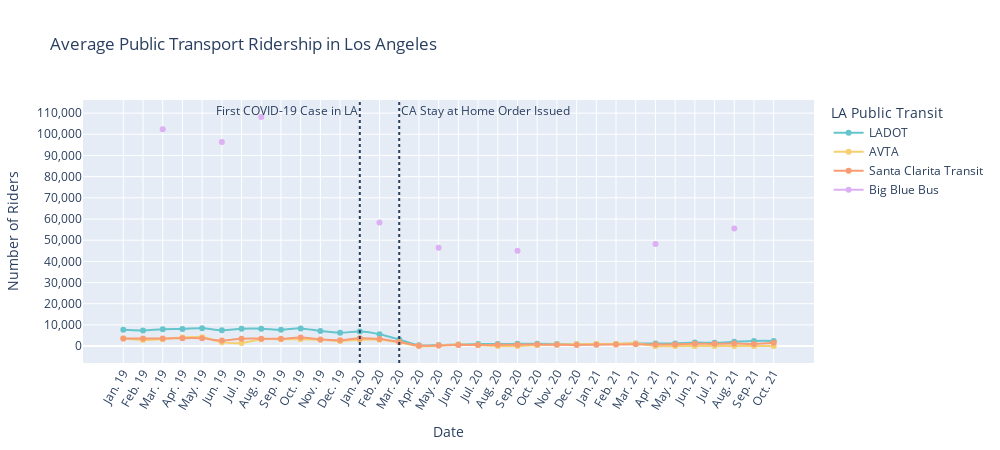

This figure's notebook cell:
### Code cell
fig5 = px.line(avgs, 
              labels={
                     "value": "Number of Riders",
                     "date": "Date",
                  "variable" : "LA Public Transit"}, 
              title="Average Public Transport Ridership in Los Angeles", 
              x="date", 
              y=["LADOT", "AVTA", "Santa Clarita Transit", "Big Blue Bus"], markers=True, line_shape="spline",
              color_discrete_sequence=px.colors.qualitative.Pastel,
              width=1000, height=450)

#fig5.update(layout={"title": {"x": 0.28, "y": 0.8}})
fig5.update_xaxes(tickangle=300)
fig5.add_vline(x=12, line_dash="dot", annotation_text="First COVID-19 Case in LA", annotation_position="top left")
fig5.add_vline(x=14, line_dash="dot", annotation_text="CA Stay at Home Order Issued", annotation_position="top right")
#fig.add_vline(x="Jan-2020", line_dash="dash", annotation_text="First Case of COVID-19 in USA", annotation_position="top right")

fig5.update_yaxes(nticks=20)
fig5.update_layout(yaxis_tickformat = ',')
#fig.update_yaxes(tickvals=["0", "2,000", "4,000", "6,000", "8,000", "10,000", "12,000", "14,000", "16,000", "18,000", "20,000"])
#fig.update_layout(hovermode="x")

config = {'responsive': True}

fig5.show()

### Figure 1 — Plotly figure (JSON) as saved in the notebook; plotly's stock layout.template omitted (floating-point values rounded to 4 significant figures)
{"data": [{"hovertemplate": "LA Public Transit=LADOT<br>Date=%{x}<br>Number of Riders=%{y}<extra></extra>", "legendgroup": "LADOT", "line": {"color": "rgb(102, 197, 204)", "dash": "solid", "shape": "spline"}, "marker": {"symbol": "circle"}, "mode": "markers+lines", "name": "LADOT", "orientation": "v", "showlegend": true, "type": "scatter", "x": ["Jan. 19", "Feb. 19", "Mar. 19", "Apr. 19", "May. 19", "Jun. 19", "Jul. 19", "Aug. 19", "Sep. 19", "Oct. 19", "Nov. 19", "Dec. 19", "Jan. 20", "Feb. 20", "Mar. 20", "Apr. 20", "May. 20", "Jun. 20", "Jul. 20", "Aug. 20", "Sep. 20", "Oct. 20", "Nov. 20", "Dec. 20", "Jan. 21", "Feb. 21", "Mar. 21", "Apr. 21", "May. 21", "Jun. 21", "Jul. 21", "Aug. 21", "Sep. 21", "Oct. 21"], "xaxis": "x", "y": [7675, 7396.0, 7976, 8114.0, 8465.0, 7498.0, 8184.0, 8246.0, 7701.0, 8367.0, 7112.0, 6335.0, 6846, 5584.0, 3077.0, 405, 484, 786.3, 944, 955.3, 1068, 1140.0, 1045.0, 819, 844.3, 950.3, 1227, 1256.0, 1251.0, 1674, 1601.0, 2045.0, 2440.0, 2459.0], "yaxis": "y"}, {"hovertemplate": "LA Public Transit=AVTA<br>Date=%{x}<br>Number of Riders=%{y}<extra></extra>", "legendgroup": "AVTA", "line": {"color": "rgb(246, 207, 113)", "dash": "solid", "shape": "spline"}, "marker": {"symbol": "circle"}, "mode": "markers+lines", "name": "AVTA", "orientation": "v", "showlegend": true, "type": "scatter", "x": ["Jan. 19", "Feb. 19", "Mar. 19", "Apr. 19", "May. 19", "Jun. 19", "Jul. 19", "Aug. 19", "Sep. 19", "Oct. 19", "Nov. 19", "Dec. 19", "Jan. 20", "Feb. 20", "Mar. 20", "Apr. 20", "May. 20", "Jun. 20", "Jul. 20", "Aug. 20", "Sep. 20", "Oct. 20", "Nov. 20", "Dec. 20", "Jan. 21", "Feb. 21", "Mar. 21", "Apr. 21", "May. 21", "Jun. 21", "Jul. 21", "Aug. 21", "Sep. 21", "Oct. 21"], "xaxis": "x", "y": [3600, 2930, 3289, 4070, 4206, 1876, 1482, 3261, 3209, 3285, 2990, 2388, 3005, 2991, 1762, 0, 230, 780, 468, 0, 0, 473, 760, 866, 954, 1047, 1262, 42, 0, 78, 94, 0, 62, 59], "yaxis": "y"}, {"hovertemplate": "LA Public Transit=Santa Clarita Transit<br>Date=%{x}<br>Number of Riders=%{y}<extra></extra>", "legendgroup": "Santa Clarita Transit", "line": {"color": "rgb(248, 156, 116)", "dash": "solid", "shape": "spline"}, "marker": {"symbol": "circle"}, "mode": "markers+lines", "name": "Santa Clarita Transit", "orientation": "v", "showlegend": true, "type": "scatter", "x": ["Jan. 19", "Feb. 19", "Mar. 19", "Apr. 19", "May. 19", "Jun. 19", "Jul. 19", "Aug. 19", "Sep. 19", "Oct. 19", "Nov. 19", "Dec. 19", "Jan. 20", "Feb. 20", "Mar. 20", "Apr. 20", "May. 20", "Jun. 20", "Jul. 20", "Aug. 20", "Sep. 20", "Oct. 20", "Nov. 20", "Dec. 20", "Jan. 21", "Feb. 21", "Mar. 21", "Apr. 21", "May. 21", "Jun. 21", "Jul. 21", "Aug. 21", "Sep. 21", "Oct. 21"], "xaxis": "x", "y": [3594, 3622.0, 3548, 3750.0, 3664.0, 2629, 3486.0, 3510, 3467, 4024.0, 3133, 2804.0, 3692.0, 3293, 1963, 220.5, 290, 536.5, 535.5, 583.5, 646.5, 783.5, 602, 565.5, 679.5, 717, 826.5, 740.5, 802, 1091, 1052.0, 1224.0, 994, 1541], "yaxis": "y"}, {"hovertemplate": "LA Public Transit=Big Blue Bus<br>Date=%{x}<br>Number of Riders=%{y}<extra></extra>", "legendgroup": "Big Blue Bus", "line": {"color": "rgb(220, 176, 242)", "dash": "solid", "shape": "spline"}, "marker": {"symbol": "circle"}, "mode": "markers+lines", "name": "Big Blue Bus", "orientation": "v", "showlegend": true, "type": "scatter", "x": ["Jan. 19", "Feb. 19", "Mar. 19", "Apr. 19", "May. 19", "Jun. 19", "Jul. 19", "Aug. 19", "Sep. 19", "Oct. 19", "Nov. 19", "Dec. 19", "Jan. 20", "Feb. 20", "Mar. 20", "Apr. 20", "May. 20", "Jun. 20", "Jul. 20", "Aug. 20", "Sep. 20", "Oct. 20", "Nov. 20", "Dec. 20", "Jan. 21", "Feb. 21", "Mar. 21", "Apr. 21", "May. 21", "Jun. 21", "Jul. 21", "Aug. 21", "Sep. 21", "Oct. 21"], "xaxis": "x", "y": [null, null, 102400.0, null, null, 96350.0, null, 108200.0, null, null, null, null, null, 58360.0, null, null, 46390.0, null, null, null, 45030.0, null, null, null, null, null, null, 48170.0, null, null, null, 55560.0, null, null], "yaxis": "y"}], "layout": {"annotations": [{"showarrow": false, "text": "First COVID-19 Case in LA", "x": 12, "xanchor": "right", "xref": "x", "y": 1, "yanchor": "top", "yref": "y domain"}, {"showarrow": false, "text": "CA Stay at Home Order Issued", "x": 14, "xanchor": "left", "xref": "x", "y": 1, "yanchor": "top", "yref": "y domain"}], "height": 450, "legend": {"title": {"text": "LA Public Transit"}, "tracegroupgap": 0}, "shapes": [{"line": {"dash": "dot"}, "type": "line", "x0": 12, "x1": 12, "xref": "x", "y0": 0, "y1": 1, "yref": "y domain"}, {"line": {"dash": "dot"}, "type": "line", "x0": 14, "x1": 14, "xref": "x", "y0": 0, "y1": 1, "yref": "y domain"}], "title": {"text": "Average Public Transport Ridership in Los Angeles"}, "width": 1000, "xaxis": {"anchor": "y", "autorange": true, "domain": [0, 1], "range": [-2.049, 35.05], "tickangle": -60, "title": {"text": "Date"}, "type": "category"}, "yaxis": {"anchor": "x", "autorange": true, "domain": [0, 1], "nticks": 20, "range": [-7994.0, 116200.0], "tickformat": ",", "title": {"text": "Number of Riders"}, "type": "linear"}}}
